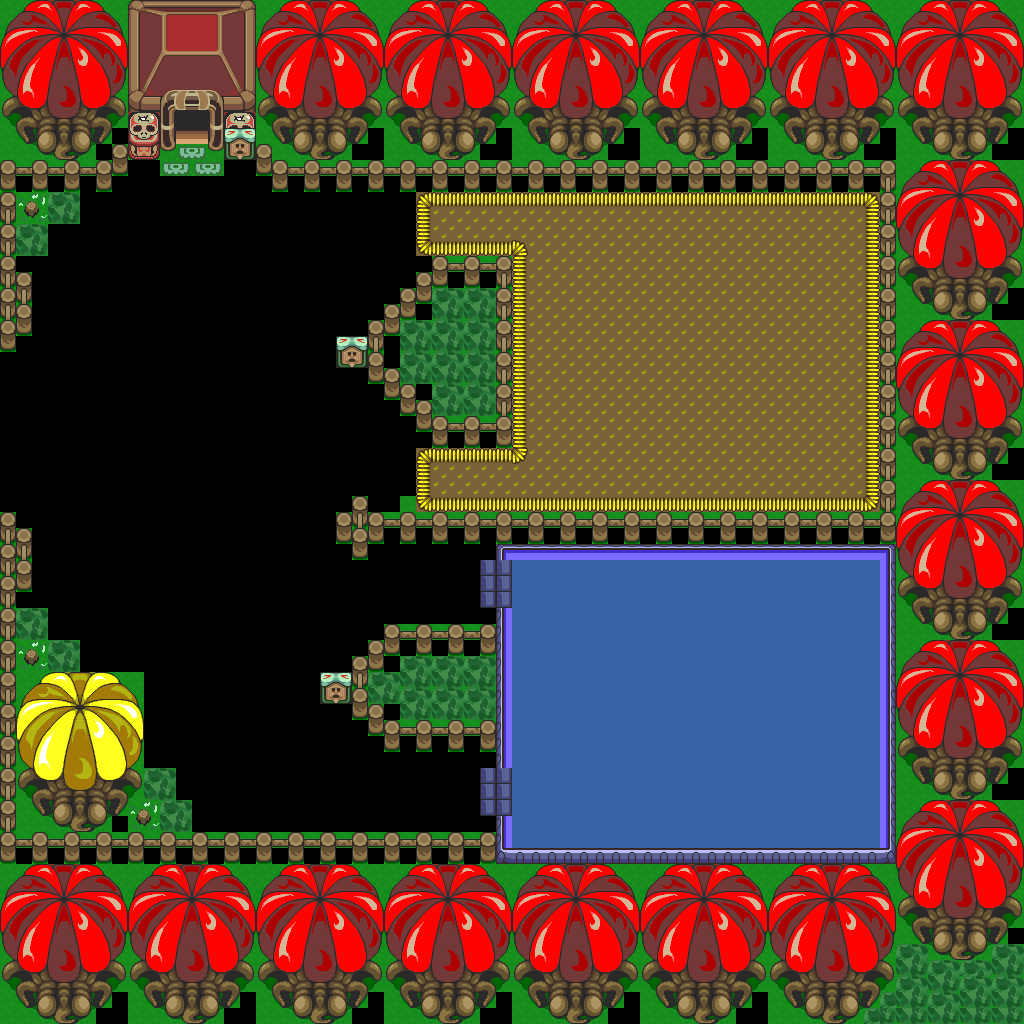

Tiled map render using the project's own tile images. Description and the map definition, with tile-layer contents summarised, below:
An orthogonal 64x64 tile map with 16x16 px tiles, 1 tile layer (base), 2 hidden layers not drawn and 7 objects.

<map version="1.10" tiledversion="1.12.1" orientation="orthogonal" renderorder="right-down" width="64" height="64" tilewidth="16" tileheight="16" infinite="0" nextlayerid="4" nextobjectid="8">
 <tileset firstgid="1" source="../classiciphone_pics4.tsx" />
 <layer id="1" name="base" width="64" height="64">
  <data>[4096 cells, 3092 non-empty, 212 distinct tile ids]</data>
 </layer>
 <layer id="2" name="collision" width="64" height="64" visible="0">
  <properties><property name="collision" value="true" /></properties>
  <data>[4096 cells, 1320 non-empty, 1 distinct tile ids]</data>
 </layer>
 <layer id="3" name="water" width="64" height="64" visible="0">
  <properties><property name="terrain" value="water" /></properties>
  <data>[4096 cells, 414 non-empty, 1 distinct tile ids]</data>
 </layer>
 <objectgroup id="4" name="npcs">
  <object id="1" x="128.0" y="800.0" width="16" height="16">
   <properties>
    <property name="gani" value="bush.png" />
    <property name="script" type="string">-- Auto-converted from GraalScript
joinResource("bush")</property>
   </properties>
  </object>
  <object id="2" x="16.0" y="192.0" width="16" height="16">
   <properties>
    <property name="gani" value="bush.png" />
    <property name="script" type="string">-- Auto-converted from GraalScript
joinResource("bush")</property>
   </properties>
  </object>
  <object id="3" x="16.0" y="640.0" width="16" height="16">
   <properties>
    <property name="gani" value="bush.png" />
    <property name="script" type="string">-- Auto-converted from GraalScript
joinResource("bush")</property>
   </properties>
  </object>
  <object id="4" x="0.0" y="0.0" width="16" height="16">
   <properties>
    <property name="script" type="string">-- Auto-converted from GraalScript
-- join("level_sparlevel");
-- function onCreated(){
-- level.nodropitems = "true";
end
-- [CLIENT-SIDE — server no-op]
-- //REMOVE CARRIED OBJECT - NON-THROWING
-- 
-- function onPlayerEnters() {
-- if (system_gani.mask in {"carry","hidden"}) {
-- system_gani.mask = "walk";
-- system_gani.mode = "walk";
-- system_gani.updateAni();
-- player.attr[3] = "";
-- }
-- }
-- 
-- [CLIENT-SIDE — server no-op]
-- //REMOVE CARRIED OBJECT - THROWING
-- 
-- function onPlayerEnters() {
-- if (system_gani.mask in {"carry","hidden"}) {
-- system_action.throwing();
-- }
-- }</property>
   </properties>
  </object>
  <object id="5" x="544.0" y="784.0" width="16" height="16">
   <properties>
    <property name="script" type="string">-- Auto-converted from GraalScript
-- join("staff_dc_waterskispawn");</property>
   </properties>
  </object>
  <object id="6" x="544.0" y="576.0" width="16" height="16">
   <properties>
    <property name="script" type="string">-- Auto-converted from GraalScript
-- join("staff_dc_waterskispawn");</property>
   </properties>
  </object>
  <object id="7" x="48.0" y="0.0" width="16" height="16">
   <properties>
    <property name="script" type="string">-- Auto-converted from GraalScript
-- [CLIENT-SIDE — server no-op]
-- if (player.ani == dead){
-- x = 4;
-- y = 26.5;
-- }</property>
   </properties>
  </object>
 </objectgroup>
</map>
